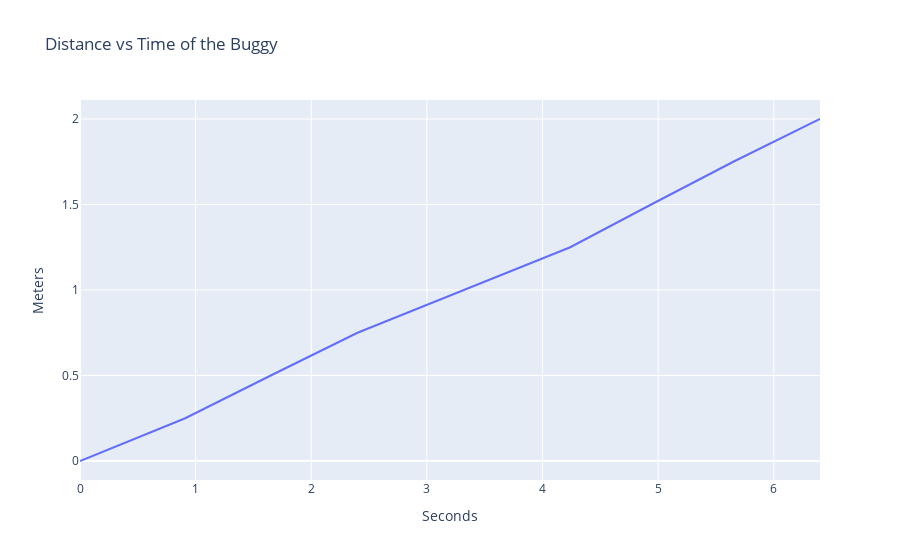

This figure's notebook cell:
### Code cell
x = [0.0, 0.91, 1.65, 2.4, 3.32, 4.24, 4.94, 5.65, 6.4]
y = [0.0, 0.25, 0.5, 0.75, 1.0, 1.25, 1.5, 1.75, 2.0]

fig = px.line(
    x=x, 
    y=y, 
    title='Distance vs Time of the Buggy', 
    labels={'x': 'Seconds', 'y': 'Meters'}
)
fig.show()

### Figure 1 — Plotly figure (JSON) as saved in the notebook; plotly's stock layout.template omitted (floating-point values rounded to 4 significant figures)
{"data": [{"hovertemplate": "Seconds=%{x}<br>Meters=%{y}<extra></extra>", "legendgroup": "", "line": {"color": "#636efa", "dash": "solid"}, "marker": {"symbol": "circle"}, "mode": "lines", "name": "", "orientation": "v", "showlegend": false, "type": "scatter", "x": [0, 0.91, 1.65, 2.4, 3.32, 4.24, 4.94, 5.65, 6.4], "xaxis": "x", "y": [0, 0.25, 0.5, 0.75, 1, 1.25, 1.5, 1.75, 2], "yaxis": "y"}], "layout": {"legend": {"tracegroupgap": 0}, "title": {"text": "Distance vs Time of the Buggy"}, "xaxis": {"anchor": "y", "domain": [0, 1], "title": {"text": "Seconds"}}, "yaxis": {"anchor": "x", "domain": [0, 1], "title": {"text": "Meters"}}}}
